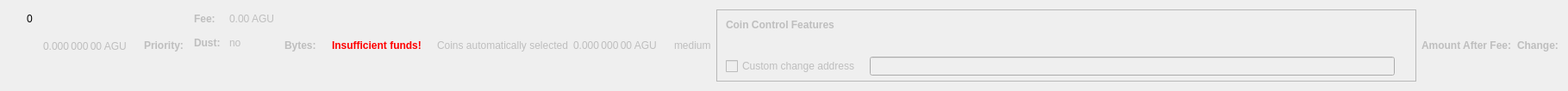
    <widget class="QWidget" name="dummyHideWidget" native="true">
     <property name="maximumSize">
      <size>
       <width>100</width>
       <height>22</height>
      </size>
     </property>
     <layout class="QHBoxLayout" name="dummyHideLayout">
      <item>
       <layout class="QFormLayout" name="formLayoutCoinControl1">
        <property name="horizontalSpacing">
         <number>10</number>
        </property>
        <property name="verticalSpacing">
         <number>14</number>
        </property>
        <property name="leftMargin">
         <number>10</number>
        </property>
        <property name="topMargin">
         <number>4</number>
        </property>
        <property name="rightMargin">
         <number>6</number>
        </property>
        <item row="0" column="1">
         <widget class="QLabel" name="labelCoinControlBytes">
          <property name="cursor">
           <cursorShape>IBeamCursor</cursorShape>
          </property>
          <property name="contextMenuPolicy">
           <enum>Qt::ActionsContextMenu</enum>
          </property>
          <property name="text">
           <string notr="true">0</string>
          </property>
          <property name="textInteractionFlags">
           <set>Qt::LinksAccessibleByMouse|Qt::TextSelectableByKeyboard|Qt::TextSelectableByMouse</set>
          </property>
         </widget>
        </item>
       </layout>
      </item>
      <item>
       <widget class="QLabel" name="labelCoinControlAfterFee">
        <property name="enabled">
         <bool>false</bool>
        </property>
        <property name="sizePolicy">
         <sizepolicy hsizetype="Fixed" vsizetype="Fixed">
          <horstretch>0</horstretch>
          <verstretch>0</verstretch>
         </sizepolicy>
        </property>
        <property name="minimumSize">
         <size>
          <width>111</width>
          <height>12</height>
         </size>
        </property>
        <property name="maximumSize">
         <size>
          <width>111</width>
          <height>12</height>
         </size>
        </property>
        <property name="cursor">
         <cursorShape>IBeamCursor</cursorShape>
        </property>
        <property name="contextMenuPolicy">
         <enum>Qt::ActionsContextMenu</enum>
        </property>
        <property name="text">
         <string notr="true">0.000 000 00 AGU</string>
        </property>
        <property name="textInteractionFlags">
         <set>Qt::LinksAccessibleByMouse|Qt::TextSelectableByKeyboard|Qt::TextSelectableByMouse</set>
        </property>
       </widget>
      </item>
      <item>
       <widget class="QLabel" name="labelCoinControlPriorityText">
        <property name="enabled">
         <bool>false</bool>
        </property>
        <property name="font">
         <font>
          <weight>75</weight>
          <bold>true</bold>
         </font>
        </property>
        <property name="text">
         <string>Priority:</string>
        </property>
       </widget>
      </item>
      <item>
       <layout class="QHBoxLayout" name="horizontalLayout"/>
      </item>
      <item>
       <layout class="QFormLayout" name="formLayoutCoinControl3">
        <property name="horizontalSpacing">
         <number>10</number>
        </property>
        <property name="verticalSpacing">
         <number>14</number>
        </property>
        <property name="leftMargin">
         <number>6</number>
        </property>
        <property name="topMargin">
         <number>4</number>
        </property>
        <property name="rightMargin">
         <number>6</number>
        </property>
        <item row="0" column="0">
         <widget class="QLabel" name="labelCoinControlFeeText">
          <property name="enabled">
           <bool>false</bool>
          </property>
          <property name="font">
           <font>
            <weight>75</weight>
            <bold>true</bold>
           </font>
          </property>
          <property name="text">
           <string>Fee:</string>
          </property>
          <property name="margin">
           <number>0</number>
          </property>
         </widget>
        </item>
        <item row="0" column="1">
         <widget class="QLabel" name="labelCoinControlFee">
          <property name="enabled">
           <bool>false</bool>
          </property>
          <property name="cursor">
           <cursorShape>IBeamCursor</cursorShape>
          </property>
          <property name="contextMenuPolicy">
           <enum>Qt::ActionsContextMenu</enum>
          </property>
          <property name="text">
           <string notr="true">0.00 AGU</string>
          </property>
          <property name="textInteractionFlags">
           <set>Qt::LinksAccessibleByMouse|Qt::TextSelectableByKeyboard|Qt::TextSelectableByMouse</set>
          </property>
         </widget>
        </item>
        <item row="1" column="0">
         <widget class="QLabel" name="labelCoinControlLowOutputText">
          <property name="enabled">
           <bool>false</bool>
          </property>
          <property name="font">
           <font>
            <weight>75</weight>
            <bold>true</bold>
           </font>
          </property>
          <property name="text">
           <string>Dust:</string>
          </property>
         </widget>
        </item>
        <item row="1" column="1">
         <widget class="QLabel" name="labelCoinControlLowOutput">
          <property name="enabled">
           <bool>false</bool>
          </property>
          <property name="cursor">
           <cursorShape>IBeamCursor</cursorShape>
          </property>
          <property name="contextMenuPolicy">
           <enum>Qt::ActionsContextMenu</enum>
          </property>
          <property name="text">
           <string>no</string>
          </property>
          <property name="textInteractionFlags">
           <set>Qt::LinksAccessibleByMouse|Qt::TextSelectableByKeyboard|Qt::TextSelectableByMouse</set>
          </property>
         </widget>
        </item>
       </layout>
      </item>
      <item>
       <widget class="QLabel" name="labelCoinControlBytesText">
        <property name="enabled">
         <bool>false</bool>
        </property>
        <property name="font">
         <font>
          <weight>75</weight>
          <bold>true</bold>
         </font>
        </property>
        <property name="text">
         <string>Bytes:</string>
        </property>
       </widget>
      </item>
      <item>
       <layout class="QFormLayout" name="formLayoutCoinControl2">
        <property name="horizontalSpacing">
         <number>10</number>
        </property>
        <property name="verticalSpacing">
         <number>14</number>
        </property>
        <property name="leftMargin">
         <number>6</number>
        </property>
        <property name="topMargin">
         <number>4</number>
        </property>
        <property name="rightMargin">
         <number>6</number>
        </property>
       </layout>
      </item>
      <item>
       <layout class="QHBoxLayout" name="horizontalLayoutCoinControl2">
        <property name="spacing">
         <number>8</number>
        </property>
        <property name="bottomMargin">
         <number>10</number>
        </property>
       </layout>
      </item>
      <item>
       <widget class="QLabel" name="labelCoinControlInsuffFunds">
        <property name="enabled">
         <bool>false</bool>
        </property>
        <property name="minimumSize">
         <size>
          <width>0</width>
          <height>0</height>
         </size>
        </property>
        <property name="font">
         <font>
          <weight>75</weight>
          <bold>true</bold>
         </font>
        </property>
        <property name="styleSheet">
         <string notr="true">color:red;font-weight:bold;</string>
        </property>
        <property name="text">
         <string>Insufficient funds!</string>
        </property>
        <property name="margin">
         <number>5</number>
        </property>
       </widget>
      </item>
      <item>
       <layout class="QFormLayout" name="formLayoutCoinControl4">
        <property name="horizontalSpacing">
         <number>10</number>
        </property>
        <property name="verticalSpacing">
         <number>14</number>
        </property>
        <property name="leftMargin">
         <number>6</number>
        </property>
        <property name="topMargin">
         <number>4</number>
        </property>
        <property name="rightMargin">
         <number>6</number>
        </property>
       </layout>
      </item>
      <item>
       <widget class="QLabel" name="labelCoinControlAutomaticallySelected">
        <property name="enabled">
         <bool>false</bool>
        </property>
        <property name="sizePolicy">
         <sizepolicy hsizetype="Fixed" vsizetype="Fixed">
          <horstretch>0</horstretch>
          <verstretch>0</verstretch>
         </sizepolicy>
        </property>
        <property name="minimumSize">
         <size>
          <width>0</width>
          <height>0</height>
         </size>
        </property>
        <property name="maximumSize">
         <size>
          <width>240</width>
          <height>16777215</height>
         </size>
        </property>
        <property name="text">
         <string>Coins automatically selected</string>
        </property>
        <property name="margin">
         <number>5</number>
        </property>
       </widget>
      </item>
      <item>
       <widget class="QLabel" name="labelCoinControlChange">
        <property name="enabled">
         <bool>false</bool>
        </property>
        <property name="sizePolicy">
         <sizepolicy hsizetype="Fixed" vsizetype="Fixed">
          <horstretch>0</horstretch>
          <verstretch>0</verstretch>
         </sizepolicy>
        </property>
        <property name="minimumSize">
         <size>
          <width>111</width>
          <height>0</height>
         </size>
        </property>
        <property name="maximumSize">
         <size>
          <width>111</width>
          <height>16777215</height>
         </size>
        </property>
        <property name="cursor">
         <cursorShape>IBeamCursor</cursorShape>
        </property>
        <property name="contextMenuPolicy">
         <enum>Qt::ActionsContextMenu</enum>
        </property>
        <property name="text">
         <string notr="true">0.000 000 00 AGU</string>
        </property>
        <property name="textInteractionFlags">
         <set>Qt::LinksAccessibleByMouse|Qt::TextSelectableByKeyboard|Qt::TextSelectableByMouse</set>
        </property>
       </widget>
      </item>
      <item>
       <widget class="QLabel" name="labelCoinControlPriority">
        <property name="enabled">
         <bool>false</bool>
        </property>
        <property name="cursor">
         <cursorShape>IBeamCursor</cursorShape>
        </property>
        <property name="contextMenuPolicy">
         <enum>Qt::ActionsContextMenu</enum>
        </property>
        <property name="text">
         <string>medium</string>
        </property>
        <property name="textInteractionFlags">
         <set>Qt::LinksAccessibleByMouse|Qt::TextSelectableByKeyboard|Qt::TextSelectableByMouse</set>
        </property>
       </widget>
      </item>
      <item>
       <widget class="QFrame" name="frameCoinControl">
        <property name="sizePolicy">
         <sizepolicy hsizetype="Expanding" vsizetype="Expanding">
          <horstretch>0</horstretch>
          <verstretch>0</verstretch>
         </sizepolicy>
        </property>
        <property name="maximumSize">
         <size>
          <width>16777215</width>
          <height>16777215</height>
         </size>
        </property>
        <property name="frameShape">
         <enum>QFrame::StyledPanel</enum>
        </property>
        <property name="frameShadow">
         <enum>QFrame::Sunken</enum>
        </property>
        <layout class="QVBoxLayout" name="verticalLayoutCoinControl2_2">
         <property name="spacing">
          <number>0</number>
         </property>
         <property name="leftMargin">
          <number>0</number>
         </property>
         <property name="topMargin">
          <number>0</number>
         </property>
         <property name="rightMargin">
          <number>0</number>
         </property>
         <property name="bottomMargin">
          <number>6</number>
         </property>
         <item>
          <layout class="QVBoxLayout" name="verticalLayoutCoinControl" stretch="0,0,0,1">
           <property name="spacing">
            <number>0</number>
           </property>
           <property name="leftMargin">
            <number>10</number>
           </property>
           <property name="topMargin">
            <number>10</number>
           </property>
           <item>
            <layout class="QHBoxLayout" name="horizontalLayoutCoinControl1">
             <property name="bottomMargin">
              <number>15</number>
             </property>
             <item>
              <widget class="QLabel" name="labelCoinControlFeatures">
               <property name="enabled">
                <bool>false</bool>
               </property>
               <property name="sizePolicy">
                <sizepolicy hsizetype="Preferred" vsizetype="Maximum">
                 <horstretch>0</horstretch>
                 <verstretch>0</verstretch>
                </sizepolicy>
               </property>
               <property name="font">
                <font>
                 <weight>75</weight>
                 <bold>true</bold>
                </font>
               </property>
               <property name="styleSheet">
                <string notr="true">font-weight:bold;</string>
               </property>
               <property name="text">
                <string>Coin Control Features</string>
               </property>
              </widget>
             </item>
            </layout>
           </item>
           <item>
            <widget class="QWidget" name="widgetCoinControl" native="true">
             <property name="sizePolicy">
              <sizepolicy hsizetype="Preferred" vsizetype="Preferred">
               <horstretch>0</horstretch>
               <verstretch>0</verstretch>
              </sizepolicy>
             </property>
             <property name="minimumSize">
              <size>
               <width>0</width>
               <height>0</height>
              </size>
             </property>
             <property name="styleSheet">
              <string notr="true"/>
             </property>
             <layout class="QHBoxLayout" name="horizontalLayoutCoinControl5_2">
              <property name="leftMargin">
               <number>0</number>
              </property>
              <property name="topMargin">
               <number>0</number>
              </property>
              <property name="rightMargin">
               <number>0</number>
              </property>
              <property name="bottomMargin">
               <number>0</number>
              </property>
              <item>
               <layout class="QHBoxLayout" name="horizontalLayoutCoinControl3">
                <property name="spacing">
                 <number>20</number>
                </property>
                <property name="topMargin">
                 <number>0</number>
                </property>
                <property name="bottomMargin">
                 <number>10</number>
                </property>
               </layout>
              </item>
             </layout>
            </widget>
           </item>
           <item>
            <layout class="QHBoxLayout" name="horizontalLayoutCoinControl4" stretch="0,0,0">
             <property name="spacing">
              <number>12</number>
             </property>
             <property name="sizeConstraint">
              <enum>QLayout::SetDefaultConstraint</enum>
             </property>
             <property name="topMargin">
              <number>5</number>
             </property>
             <property name="rightMargin">
              <number>5</number>
             </property>
             <item>
              <widget class="QCheckBox" name="checkBoxCoinControlChange">
               <property name="enabled">
                <bool>false</bool>
               </property>
               <property name="toolTip">
                <string>If this is activated, but the change address is empty or invalid, change will be sent to a newly generated address.</string>
               </property>
               <property name="text">
                <string>Custom change address</string>
               </property>
              </widget>
             </item>
             <item>
              <widget class="QValidatedLineEdit" name="lineEditCoinControlChange">
               <property name="enabled">
                <bool>false</bool>
               </property>
               <property name="sizePolicy">
                <sizepolicy hsizetype="Expanding" vsizetype="Fixed">
                 <horstretch>0</horstretch>
                 <verstretch>0</verstretch>
                </sizepolicy>
               </property>
              </widget>
             </item>
             <item>
              <widget class="QLabel" name="labelCoinControlChangeLabel_2">
               <property name="sizePolicy">
                <sizepolicy hsizetype="Preferred" vsizetype="Expanding">
                 <horstretch>0</horstretch>
                 <verstretch>0</verstretch>
                </sizepolicy>
               </property>
               <property name="minimumSize">
                <size>
                 <width>0</width>
                 <height>0</height>
                </size>
               </property>
               <property name="text">
                <string/>
               </property>
               <property name="margin">
                <number>3</number>
               </property>
              </widget>
             </item>
            </layout>
           </item>
           <item>
            <spacer name="verticalSpacerCoinControl">
             <property name="orientation">
              <enum>Qt::Vertical</enum>
             </property>
             <property name="sizeHint" stdset="0">
              <size>
               <width>800</width>
               <height>1</height>
              </size>
             </property>
            </spacer>
           </item>
          </layout>
         </item>
        </layout>
       </widget>
      </item>
      <item>
       <widget class="QLabel" name="labelCoinControlAfterFeeText">
        <property name="enabled">
         <bool>false</bool>
        </property>
        <property name="minimumSize">
         <size>
          <width>0</width>
          <height>0</height>
         </size>
        </property>
        <property name="maximumSize">
         <size>
          <width>16777215</width>
          <height>16777215</height>
         </size>
        </property>
        <property name="font">
         <font>
          <weight>75</weight>
          <bold>true</bold>
         </font>
        </property>
        <property name="text">
         <string>Amount After Fee:</string>
        </property>
        <property name="alignment">
         <set>Qt::AlignLeading|Qt::AlignLeft|Qt::AlignVCenter</set>
        </property>
        <property name="margin">
         <number>0</number>
        </property>
       </widget>
      </item>
      <item>
       <widget class="QLabel" name="labelCoinControlChangeText">
        <property name="enabled">
         <bool>false</bool>
        </property>
        <property name="sizePolicy">
         <sizepolicy hsizetype="Preferred" vsizetype="Preferred">
          <horstretch>0</horstretch>
          <verstretch>0</verstretch>
         </sizepolicy>
        </property>
        <property name="minimumSize">
         <size>
          <width>0</width>
          <height>0</height>
         </size>
        </property>
        <property name="maximumSize">
         <size>
          <width>16777215</width>
          <height>16777215</height>
         </size>
        </property>
        <property name="font">
         <font>
          <weight>75</weight>
          <bold>true</bold>
         </font>
        </property>
        <property name="text">
         <string>Change:</string>
        </property>
        <property name="alignment">
         <set>Qt::AlignLeading|Qt::AlignLeft|Qt::AlignVCenter</set>
        </property>
       </widget>
      </item>
     </layout>
    </widget>
